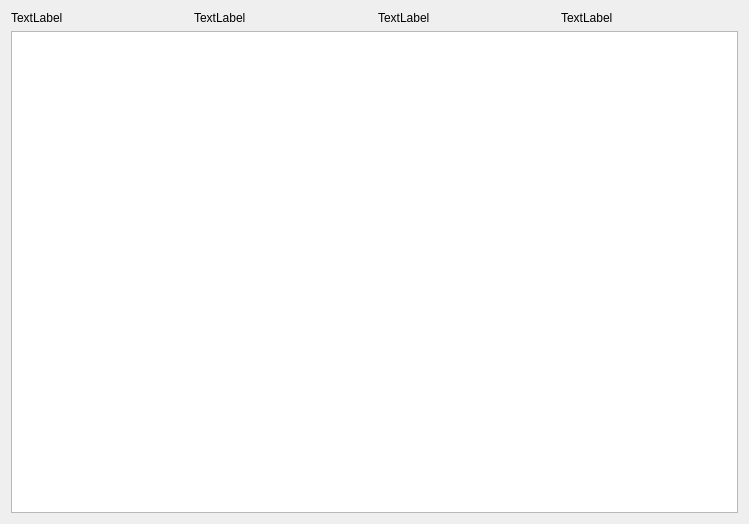
<?xml version="1.0" encoding="UTF-8"?>
<ui version="4.0">
 <class>Form</class>
 <widget class="QWidget" name="Form">
  <property name="geometry">
   <rect>
    <x>0</x>
    <y>0</y>
    <width>749</width>
    <height>524</height>
   </rect>
  </property>
  <property name="windowTitle">
   <string>Form</string>
  </property>
  <layout class="QVBoxLayout" name="verticalLayout_2">
   <item>
    <layout class="QVBoxLayout" name="verticalLayout">
     <item>
      <layout class="QHBoxLayout" name="horizontalLayout">
       <item>
        <widget class="QLabel" name="label">
         <property name="text">
          <string>TextLabel</string>
         </property>
        </widget>
       </item>
       <item>
        <widget class="QLabel" name="label_2">
         <property name="text">
          <string>TextLabel</string>
         </property>
        </widget>
       </item>
       <item>
        <widget class="QLabel" name="label_3">
         <property name="text">
          <string>TextLabel</string>
         </property>
        </widget>
       </item>
       <item>
        <widget class="QLabel" name="label_4">
         <property name="text">
          <string>TextLabel</string>
         </property>
        </widget>
       </item>
      </layout>
     </item>
     <item>
      <widget class="QTableWidget" name="tableWidget"/>
     </item>
    </layout>
   </item>
  </layout>
 </widget>
 <resources/>
 <connections/>
</ui>
